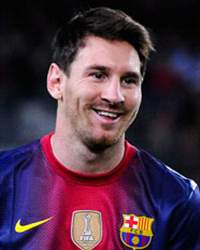
#> input picture image_processing/messi1.jpg, 200 x 250 px
$ python affineTransformation.py
#> lines starting #> are read from the running program, lines starting #| are printed output that depends on the picture
import cv2
import numpy as np
import matplotlib.pyplot as plt

img = cv2.imread('messi1.jpg')
#> img is the input picture: shape (250, 200, 3); mean B, G, R 67.6, 49.6, 76.5
rows,cols,ch = img.shape
#> rows = 250; cols = 200; ch = 3

pts1 = np.float32([[50,50],[200,50],[50,200]])
pts2 = np.float32([[10,100],[200,50],[100,250]])

M = cv2.getAffineTransform(pts1,pts2)

dst = cv2.warpAffine(img,M,(cols,rows))
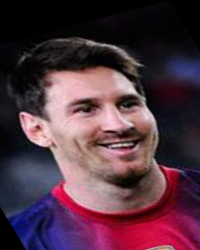
#> dst: shape (250, 200, 3); mean B, G, R 65.4, 52.5, 81.1

plt.subplot(121),plt.imshow(img),plt.title('Input')
plt.subplot(122),plt.imshow(dst),plt.title('Output')
plt.show()
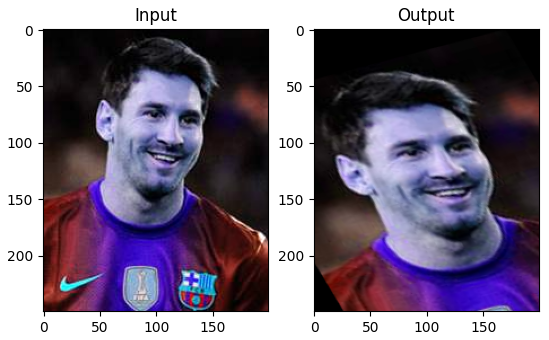
#> figure drawn by matplotlib, 2 panels; B, G, R data is drawn as R, G, B
